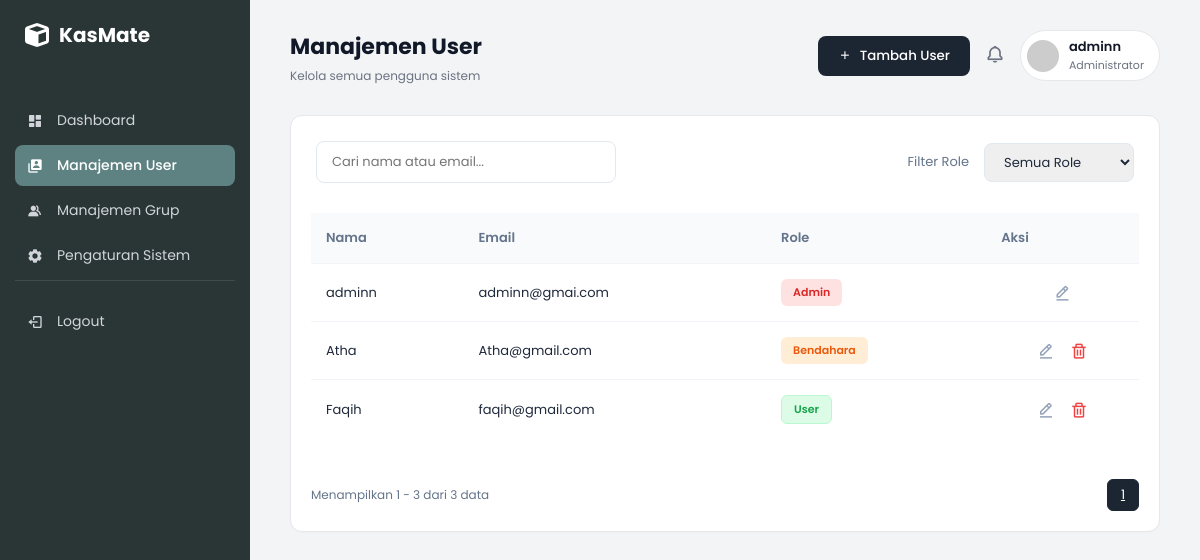
Page /app/controller/admin/ManajemenUserController.php (signed in) on the committed database.
### tables this page shows
CREATE TABLE `users` (
  `id_user` int NOT NULL,
  `nama` varchar(100) DEFAULT NULL,
  `email` varchar(100) DEFAULT NULL,
  `password` varchar(255) DEFAULT NULL,
  `role` enum('admin','bendahara','user') DEFAULT NULL
);

### app/controller/admin/ManajemenUserController.php (called while the page is built, shortened)
<?php
require_once '../../../config/auth_check.php';
require_once '../../model/admin/UserModel.php';
$userModel = new UserModel($conn);
$search = isset($_GET['search']) ? $_GET['search'] : '';
$filter_role = isset($_GET['role']) ? $_GET['role'] : '';
$per_page = 10;
$page = isset($_GET['page']) ? max(1, (int)$_GET['page']) : 1;
$offset = ($page - 1) * $per_page;
$total_data = $userModel->getTotalUsers($search, $filter_role);
$total_pages = max(1, ceil($total_data / $per_page));
$users = $userModel->getUsers($search, $filter_role, $per_page, $offset);
require_once '../../view/admin/manajemen-user.php';
?>

### config/auth_check.php (called while the page is built, shortened)
<?php
require_once __DIR__ . '/database.php';
$id_user_login = $_SESSION['id_user'];
$query_user_login = "SELECT * FROM users WHERE id_user = $id_user_login";
$result_user_login = mysqli_query($conn, $query_user_login);
$user_login = mysqli_fetch_assoc($result_user_login);
?>

### app/model/admin/UserModel.php (called while the page is built, shortened)
<?php
class UserModel {
    private $conn;
    public function __construct($dbConnection) {
        $this->conn = $dbConnection;
    }
    public function getTotalUsers($search = '', $filter_role = '') {
        $where = "WHERE 1=1";
        $q_count = mysqli_query($this->conn, "SELECT COUNT(*) as total FROM users $where");
        return mysqli_fetch_assoc($q_count)['total'];
    }
    public function getUsers($search = '', $filter_role = '', $per_page = 10, $offset = 0) {
        $where = "WHERE 1=1";
        $per_page = (int)$per_page;
        $offset = (int)$offset;
        $query = mysqli_query($this->conn, "SELECT * FROM users $where ORDER BY id_user DESC LIMIT $per_page OFFSET $offset");
        $users = [];
        if ($query && mysqli_num_rows($query) > 0) {
            while ($row = mysqli_fetch_assoc($query)) {
                $users[] = $row;
            }
        }
        return $users;
    }
}
?>

### app/view/admin/manajemen-user.php (the view, shortened to what this page needs)
<!DOCTYPE html>
<html lang="id">
<head>
    <link rel="stylesheet" href="../../../public/assets/css/style.css">
    <link href='https://unpkg.com/boxicons@2.1.4/css/boxicons.min.css' rel='stylesheet'>
    <link rel="stylesheet" href="https://cdnjs.cloudflare.com/ajax/libs/font-awesome/6.4.0/css/all.min.css">
</head>
<body>
    <div class="dashboard-layout">
        <aside class="sidebar">
            <div class="logo">
                <i class="fa-solid fa-cube"></i>
                <span>KasMate</span>
            </div>
            <nav class="sidebar-menu">
                <div class="menu-section">
                    <a href="../../controller/admin/DashboardAdminController.php" class="menu-item">
                        <i class='bx bxs-dashboard'></i> Dashboard
                    </a>
                    <a href="../../controller/admin/ManajemenUserController.php" class="menu-item active">
                        <i class='bx bxs-user-account'></i> Manajemen User
                    </a>
                    <a href="../../controller/admin/ManajemenGrupController.php" class="menu-item">
                        <i class='bx bxs-group'></i> Manajemen Grup
                    </a>
                    <a href="../../controller/admin/PengaturanController.php" class="menu-item">
                        <i class='bx bxs-cog'></i> Pengaturan Sistem
                    </a>
                </div>
                <div class="menu-section" style="margin-top: auto; padding-top: 20px; border-top: 1px solid rgba(255,255,255,0.1);">
                    <a href="../../controller/auth/LogoutController.php" class="menu-item">
                        <i class='bx bx-log-out'></i> Logout
                    </a>
                </div>
            </nav>
        </aside>
        <main class="main-content">
            <header class="topbar">
                <div class="header-text">
                    <h1>Manajemen User</h1>
                    <p class="subtitle">Kelola semua pengguna sistem</p>
                </div>
                <div class="header-right">
                    <button class="btn-add-user" onclick="bukaModalTambah()"><i class='bx bx-plus'></i> Tambah User</button>
                    <button class="btn-notification"><i class='bx bx-bell'></i></button>
                    <div class="user-profile">
                        <img src="https://ui-avatars.com/api/?name=<?= urlencode($user_login['nama']) ?>&background=e2e8f0&color=475569" alt="<?= htmlspecialchars($user_login['nama']) ?>">
                        <div class="user-info">
                            <span class="user-name"><?= htmlspecialchars($user_login['nama']) ?></span>
                            <span class="user-role">Administrator</span>
                        </div>
                    </div>
                </div>
            </header>
            <section class="content-body">
                <div class="card table-card">
                    <div class="table-controls">
                        <form method="GET" class="search-box">
                            <input type="text" name="search" placeholder="Cari nama atau email..." value="<?= htmlspecialchars($search) ?>">
                        </form>
                        <div class="filter-box">
                            <span>Filter Role</span>
                            <select onchange="window.location.href='../../controller/admin/ManajemenUserController.php?role='+this.value+'&search=<?= urlencode($search) ?>'">
                                <option value="" <?= $filter_role === '' ? 'selected' : '' ?>>Semua Role</option>
                            </select>
                        </div>
                    </div>
                    <table class="data-table">
                        <thead>
                            <tr>
                                <th>Nama</th>
                                <th>Email</th>
                                <th>Role</th>
                                <th>Aksi</th>
                            </tr>
                        </thead>
                        <tbody>
                            <?php if (count($users) > 0): ?>
                                <?php foreach ($users as $u): ?>
                                    <tr>
                                        <td><?= htmlspecialchars($u['nama']) ?></td>
                                        <td><?= htmlspecialchars($u['email']) ?></td>
                                        <td>
                                            <span class="badge <?php
                                                if ($u['role'] === 'admin') echo 'badge-terlambat';
                                                elseif ($u['role'] === 'bendahara') echo 'badge-pending';
                                                else echo 'badge-aktif';
                                            ?>">
                                                <?= ucfirst($u['role']) ?>
                                            </span>
                                        </td>
                                        <td>
                                            <div class="action-icons">
                                                <i class='bx bx-edit-alt' style="cursor:pointer;"
                                                   onclick="bukaModalEdit(<?= $u['id_user'] ?>, '<?= htmlspecialchars(addslashes($u['nama'])) ?>', '<?= htmlspecialchars(addslashes($u['email'])) ?>', '<?= $u['role'] ?>')"></i>
                                                <?php if ((int)$u['id_user'] !== (int)$user_login['id_user']): ?>
                                                    <i class='bx bx-trash text-red' style="cursor:pointer;"
                                                       onclick="bukaModalHapus(<?= $u['id_user'] ?>, '<?= htmlspecialchars(addslashes($u['nama'])) ?>')"></i>
                                                <?php endif; ?>
                                            </div>
                                        </td>
                                    </tr>
                                <?php endforeach; ?>
                            <?php else: ?>
                                <tr>
                                    <td colspan="4" style="text-align: center; padding: 30px; color: #94a3b8;">Data tidak ditemukan</td>
                                </tr>
                            <?php endif; ?>
                        </tbody>
                    </table>
                    <div class="table-footer">
                        <span class="table-info">
                            Menampilkan <?= min($offset + 1, $total_data) ?> - <?= min($offset + $per_page, $total_data) ?> dari <?= $total_data ?> data
                        </span>
                        <div class="pagination">
                            <?php for ($i = 1; $i <= $total_pages; $i++): ?>
                                <a href="?page=<?= $i ?>&search=<?= urlencode($search) ?>&role=<?= urlencode($filter_role) ?>" class="page-btn <?= $i === $page ? 'active' : '' ?>"><?= $i ?></a>
                            <?php endfor; ?>
                        </div>
                    </div>
                </div>
            </section>
        </main>
    </div>
</body>
</html>

### rows in the picture
users: nama "adminn", email "adminn@gmai.com", role "Admin"
users: nama "Atha", email "Atha@gmail.com", role "Bendahara"
users: nama "Faqih", email "faqih@gmail.com", role "User"

### other values in the picture
min($offset + 1, $total_data) "1"
min($offset + $per_page, $total_data) "3"
$total_data "3"
